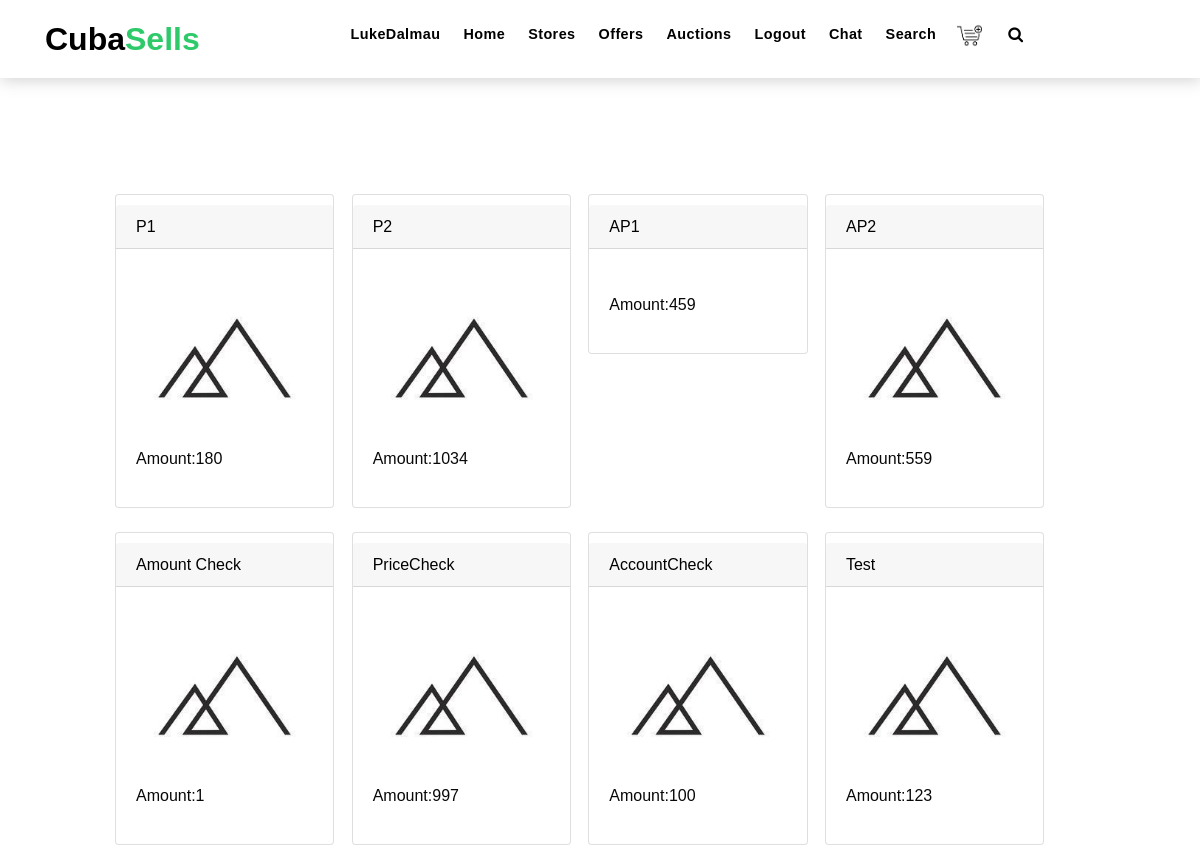
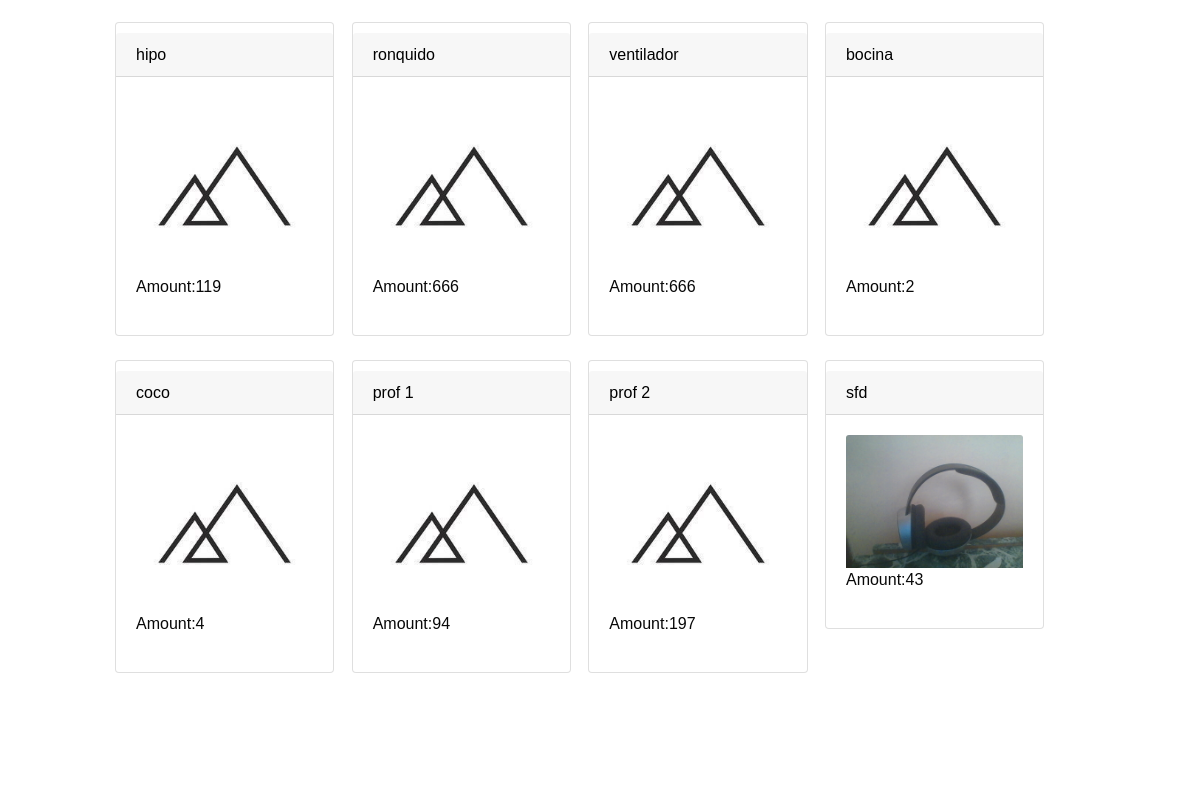
Before: /product/ (signed in, upper part) with the older database file (2 pictures, top to bottom).
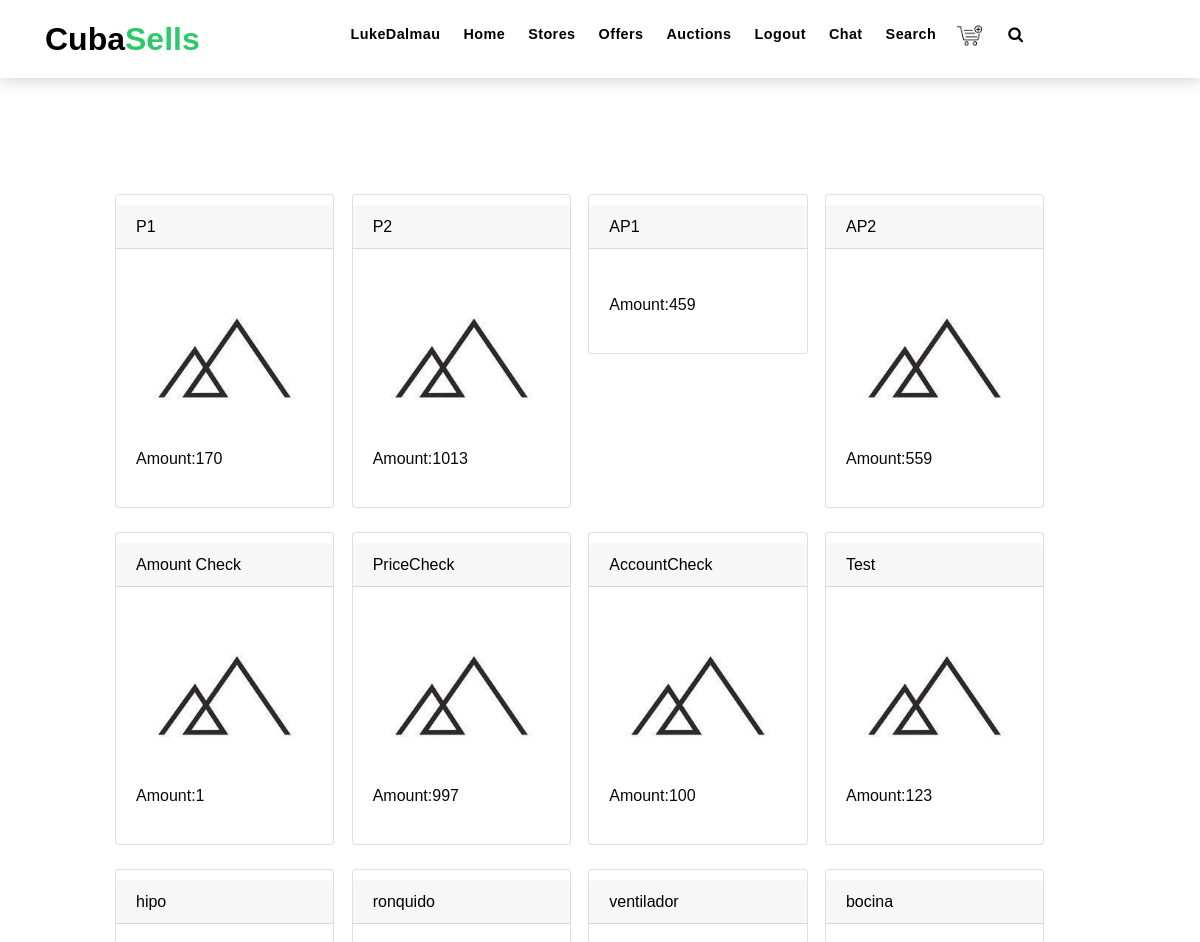
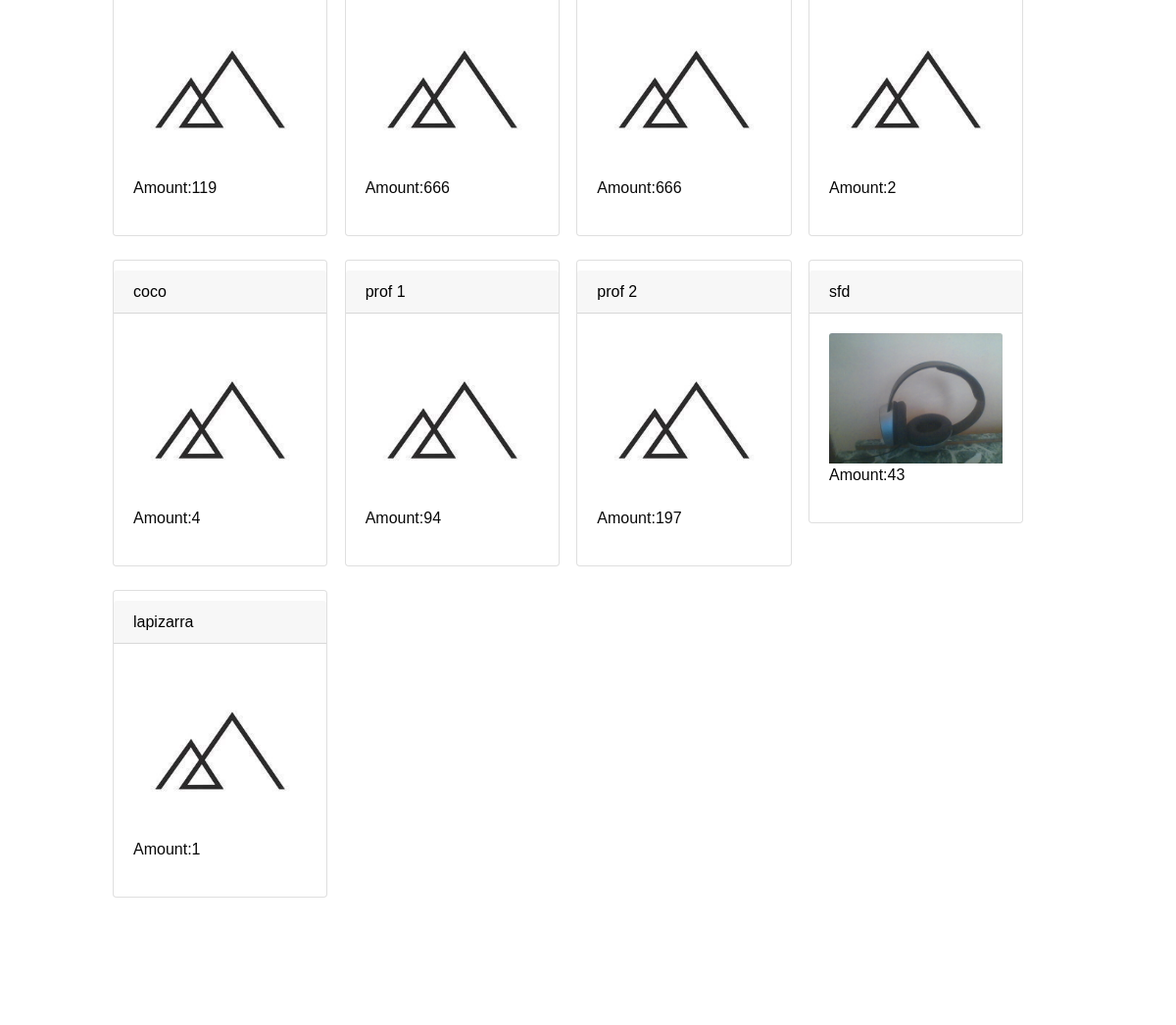
After: the same page with the newer database file (2 pictures, top to bottom).
### project/models.py (models this page shows, shortened)
class Product(models.Model):
    store_amount = models.PositiveIntegerField(name = "Store_Amount")
    store = models.ForeignKey(Store,name = 'Store',default=-1, on_delete=models.CASCADE)
    name = models.CharField(name='Name',max_length=150)
    description = models.CharField(name="Description",max_length=400, default='',help_text='Description',blank=True)
    images = models.ManyToManyField(Image, name='Images',related_name='Images_Product',blank=True)
    tags = models.ManyToManyField(Tag, name='Tags',related_name='Tags_Product',blank=True)

class Image(models.Model):
    name = models.CharField(name='ImageName',max_length=200)
    image = models.ImageField(name = 'Image', upload_to='images',default='default.jpg')
    owner = models.ForeignKey('project.MyUser', name="Owner", on_delete=models.CASCADE)

### project/product/views.py (the view, shortened to what this page needs)
# urls.py: path('',ProductListView.as_view(),name='product_list'),
class ProductListView(FilterOrderAuthenticateListView):
    model = Product
    template_name='product/list.html'
    permission = 'project.view_product'
    form_order = ProductOrderForm
    form_filter = ProductFilter
    def get_context_data(self,object_list=None,**kwargs):
        context = super().get_context_data(object_list,**kwargs)
        try:
            context['store_id'] = kwargs['store_id']
            context['store'] = Store.objects.get(id=kwargs['store_id'])
        except:
            pass
        return context
    def get(self,request,*args, **kwargs):
        return super().get(request,*args, **kwargs)
    def get_queryset(self):
        if self.queryset is not None:
            queryset = self.queryset
            if isinstance(queryset, QuerySet):
                queryset = queryset.all()
        elif self.model is not None:
            try:
                queryset = self.model.objects.filter(Store__id=self.kwargs['store_id'])
            except KeyError:
                queryset = self.model._default_manager.all()
        ordering = self.get_ordering()
        if ordering:
            if isinstance(ordering, str):
                ordering = (ordering,)
            queryset = queryset.order_by(*ordering)
        return queryset

### project/custom/views.py (called while the page is built)
    def other_condition(self, request,*args, **kwargs):
        return True

    def get_ordering(self,data = None):
        if data:
            sort_by = [x for x in data if data[x]]
            sort_by = {x:data[f'{x}_decrease'] for x in sort_by if not x.endswith('_decrease') }
            self.ordering = [ (f"-{x}" if sort_by[x] else x) for x in sort_by]
        return self.ordering

    def get_context_data(self, object_list=None,**kwargs):
        context = super().get_context_data(object_list=object_list,**kwargs)
        try:
            context["order"] = kwargs['form']
            context["filter"] = kwargs['form2']
        except KeyError:
            pass
        return context

    def get_form(self,request,get=True):
        if get:
            return self.form_order(request.GET)
        return self.form_order(request.POST)

    def get_form_cleaned_data(self,form):
        form.full_clean()
        return form.cleaned_data

### templates/product/list.html (shortened to what this page needs)
{% extends "base/list2.html" %}
{% load static %}
{%block search%}
    <button type="button" class="btn btn-search navbar-toggle-box-collapse d-none d-md-block" data-toggle="collapse"
        data-target="#navbarTogglerDemo01" aria-expanded="false" style="background-color: white; height: 5px;">
        <span class="fa fa-search" aria-hidden="false"></span>
    </button>
{%endblock search%}
{% block header %}
<h1>Product List</h1>
{% endblock header %}
{%block add_features%}
    <p class = "black">Amount:{{object.Store_Amount}}</p>
{%endblock add_features%}

### templates/base/list2.html (shortened to what this page needs)
{% extends 'base/base.html' %}
{%load static %}
{% block body %}
    {% if object_list %}
<div class = "container" style = "margin-left:auto; margin-right: auto; margin-top: 10px;">
    <div class="row prod" >
        {% for object in object_list%}
        <div class="col-lg-2 col-md-6 mb-4 btn-modify ">
        <div class="card h-70 card-width top">
                <h6 class="container card-header" >
                    {%block url %}
                        <a href="{% url 'product:product_view' object.id %}">{{object.Name}}</a>
                    {%endblock url%}
                </h6>
                <div class="card-body">
                    {% block image %}
                    {%if not object.Images.all%}
                    <a><img class="card-img-top" src="{% static 'img/not_found.jpg' %}" alt=""></a>
                    {%else%}
                    <img class="card-img-top" src="{% static object.Images.all.first.Image.url %}" alt="">
                    {%endif%}
                    {% endblock image %}
                    {% block tag%}
                    <div class  = "black">
                        {%block add_features%}
                        {%endblock add_features%}
                    </div>
                    {%endblock tag%}
                </div>
            </div>
        </div>
        {%endfor%}
    </div>
</div>
    {%else%}
    {%block else%}
    {%endblock else%}
    {%endif%}
{% endblock body %}

Changed rows visible on the page:
changed Product (number 1 of 17 on the later page): Store_Amount "180" → "170"
changed Product (number 2 of 17 on the later page): Store_Amount "1034" → "1013"
added Product: Name "lapizarra", Store_Amount "1"
